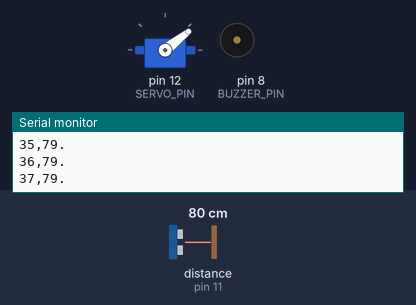
This sketch was run on a simulated Arduino Uno, built with avr-gcc and run on an emulated ATmega328P. Shown: servo, buzzer (waves = sounding, pin HIGH), the last lines printed to the serial monitor. Wiring (inferred from the names in the program): ultrasonic range finder: trigger pin 10; echo pin 11. Inputs (shaded band) come from the test bench; at power-on: distance to the obstacle (sensor on pin 11) 80 cm. The echo pulse lasts 58.3 µs per cm; pins used as bus, display or sensor lines are not drawn.

Above: at 2.29 s.
2.3 s: distance to the obstacle (sensor on pin 11) set to 2 cm
At 2.46 s:
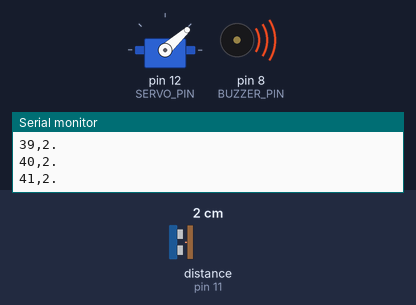
At 3.22 s:
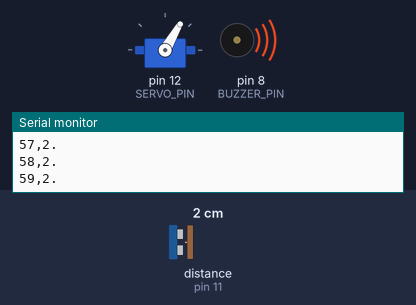
5.3 s: distance to the obstacle (sensor on pin 11) set to 31 cm
8.3 s: distance to the obstacle (sensor on pin 11) set to 38 cm
At 8.47 s:
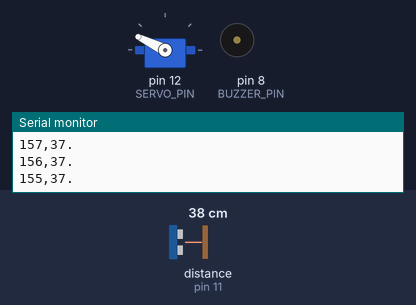
11.3 s: distance to the obstacle (sensor on pin 11) set to 120 cm
14.3 s: distance to the obstacle (sensor on pin 11) set to 4 cm
At 15.08 s:
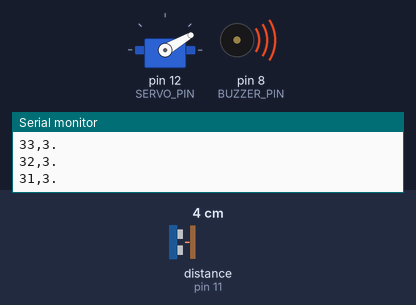
17.3 s: distance to the obstacle (sensor on pin 11) set to 18 cm
Timing chart, 0 to 21.3 s (numbered marks = the images above; inputs shaded):
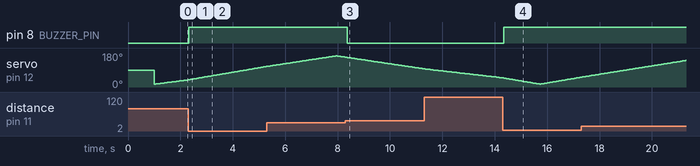

Measured:
- the behaviour switches between 35 and 36 cm on distance to the obstacle (sensor on pin 11) (found by bisection; images 2 and 3)
- after the input at 2.3 s, pin 8 (BUZZER_PIN): LOW → HIGH at once
- after the input at 8.3 s, pin 8 (BUZZER_PIN): HIGH → LOW after 0.07 s
- after the input at 14.3 s, pin 8 (BUZZER_PIN): LOW → HIGH after 0.05 s

The sketch:

main.ino
```cpp
/*
  📡 Ultrasonic Radar System (Servo Scanning + Object Detection)

  Features:
  - 180° radar scanning using servo motor
  - Ultrasonic distance measurement (HC-SR04)
  - Noise reduction using averaging filter
  - Buzzer alert with hysteresis control
  - Serial output for visualization (Radar plotting)

  Author: Venkateswarlu Reddy
*/

#include <Servo.h>

// ---------------- PINS ----------------
#define TRIG_PIN   10
#define ECHO_PIN   11
#define SERVO_PIN  12
#define BUZZER_PIN 8

// ---------------- PARAMETERS ----------------
#define MIN_DISTANCE 2
#define MAX_DISTANCE 200
#define ALERT_ON_DISTANCE 30
#define ALERT_OFF_DISTANCE 35

#define SAMPLE_COUNT 3
#define SERVO_DELAY 25

Servo radarServo;

// ---------------- VARIABLES ----------------
bool buzzerState = false;

// ================= DISTANCE FUNCTION =================
int getDistance()
{
  long total = 0;

  for (int i = 0; i < SAMPLE_COUNT; i++)
  {
    digitalWrite(TRIG_PIN, LOW);
    delayMicroseconds(3);

    digitalWrite(TRIG_PIN, HIGH);
    delayMicroseconds(10);
    digitalWrite(TRIG_PIN, LOW);

    long duration = pulseIn(ECHO_PIN, HIGH, 30000);

    if (duration == 0) return MAX_DISTANCE;

    int distance = duration * 0.0343 / 2;

    distance = constrain(distance, MIN_DISTANCE, MAX_DISTANCE);

    total += distance;
    delay(5);
  }

  return total / SAMPLE_COUNT;
}

// ================= RADAR SWEEP =================
void radarSweep(int startAngle, int endAngle, int step)
{
  for (int angle = startAngle; angle != endAngle; angle += step)
  {
    radarServo.write(angle);
    delay(SERVO_DELAY);

    int distance = getDistance();

    handleBuzzer(distance);

    // Serial format for radar visualization tools
    Serial.print(angle);
    Serial.print(",");
    Serial.print(distance);
    Serial.println(".");
  }
}

// ================= BUZZER CONTROL =================
void handleBuzzer(int distance)
{
  if (distance < ALERT_ON_DISTANCE && !buzzerState)
  {
    digitalWrite(BUZZER_PIN, HIGH);
    buzzerState = true;
  }

  else if (distance > ALERT_OFF_DISTANCE && buzzerState)
  {
    digitalWrite(BUZZER_PIN, LOW);
    buzzerState = false;
  }
}

// ================= SETUP =================
void setup()
{
  pinMode(TRIG_PIN, OUTPUT);
  pinMode(ECHO_PIN, INPUT);
  pinMode(BUZZER_PIN, OUTPUT);

  digitalWrite(TRIG_PIN, LOW);

  Serial.begin(9600);

  radarServo.attach(SERVO_PIN);
  radarServo.write(90);

  delay(1000);
}

// ================= LOOP =================
void loop()
{
  radarSweep(15, 165, 1);
  radarSweep(165, 15, -1);
}
```
